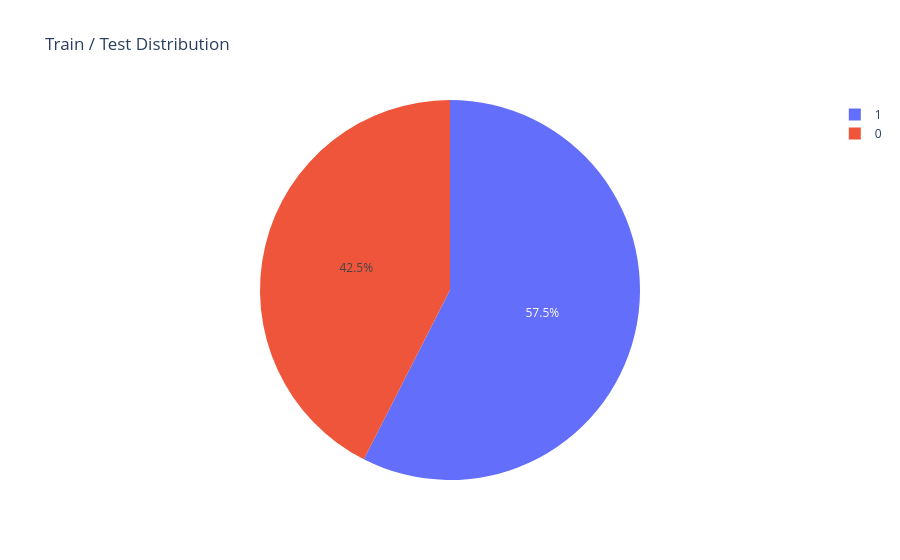

Notebook source saved alongside this figure:
### Code cell
fig = px.pie(df, names="Train", title="Train / Test Distribution")
fig.show()

### Figure 1 — Plotly figure (JSON) as saved in the notebook; plotly's stock layout.template omitted (floating-point values rounded to 4 significant figures; data arrays with more than 128 entries replaced by an {"elided": "..."} marker saying what was removed)
{"data": [{"domain": {"x": [0, 1], "y": [0, 1]}, "hovertemplate": "Train=%{label}<extra></extra>", "labels": {"elided": "12400 int values"}, "legendgroup": "", "name": "", "showlegend": true, "type": "pie"}], "layout": {"legend": {"tracegroupgap": 0}, "title": {"text": "Train / Test Distribution"}}}
